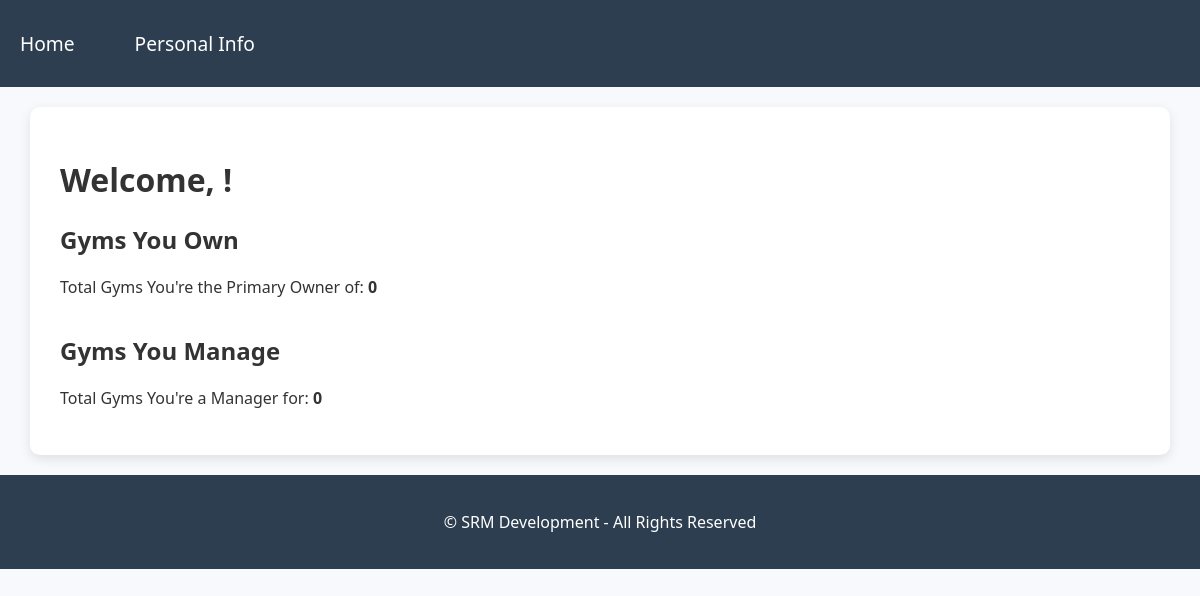
Page /gym-owner-dashboard/ (signed in) on the earlier database version.
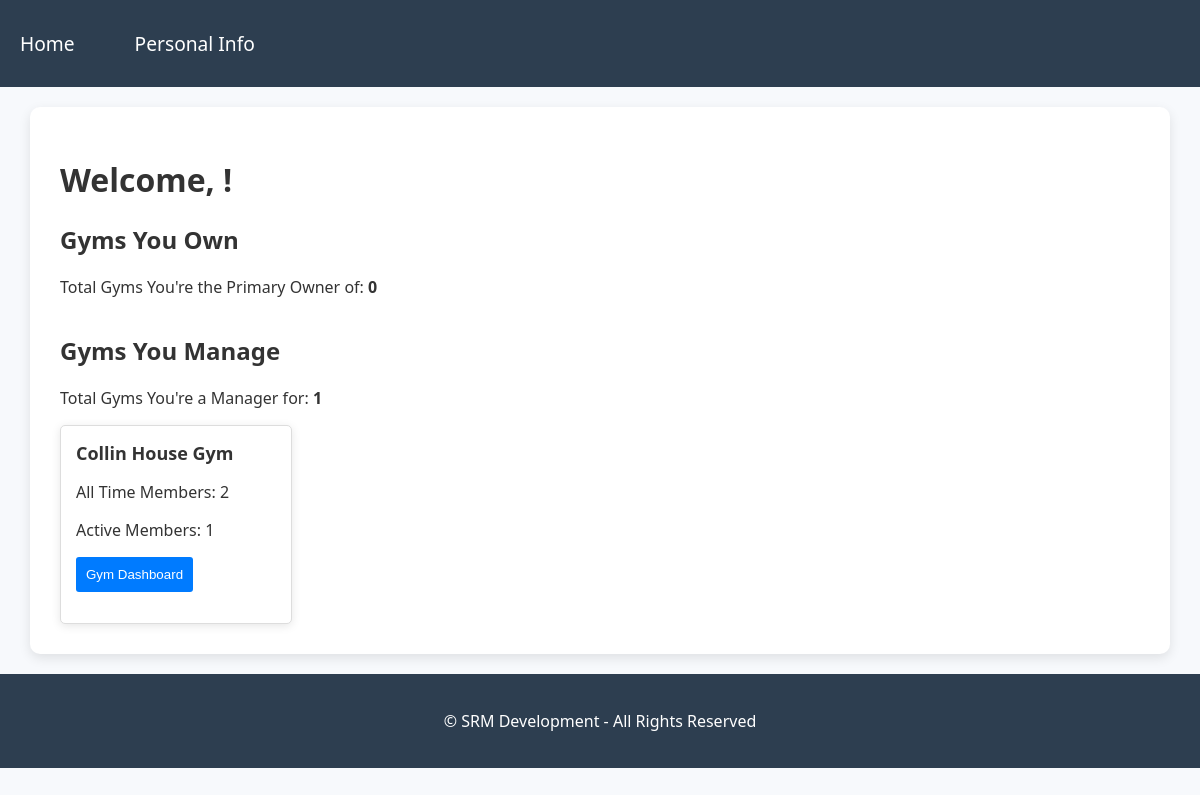
Same page on the later database version.
### core/models.py (models this page shows, shortened)
class Gym(models.Model):
    gym_id = models.AutoField(primary_key=True)
    name = models.CharField(max_length=255)
    slug = models.SlugField(unique=True, blank=True)
    address = models.TextField(blank=True, null=True)
    contact_number = models.CharField(max_length=15, null=True)
    email = models.EmailField(max_length=255, blank=True, null=True)
    owners = models.ManyToManyField(GymOwner, related_name='gyms')

### core/views.py (the view, shortened to what this page needs)
# urls.py: path('gym-owner-dashboard/', views.gym_owner_dashboard, name='gym_owner_dashboard'),
@login_required
def gym_owner_dashboard(request):
    user = request.user
    try:
        gym_owner = GymOwner.objects.get(user=user)
        primary_gyms = GymOwnership.objects.filter(owner=gym_owner, role='primary').select_related('gym')
        managed_gyms = GymOwnership.objects.filter(owner=gym_owner, role='manager').select_related('gym')
        primary_gym_data = []
        managed_gym_data = []
        for ownership in managed_gyms:
            gym = ownership.gym
            managed_gym_data.append({
                'gym_name': gym.name,
                'member_count': gym.members.count(),
                'active_members': gym.members.filter(active=True).count(),
                'gym_slug': gym.slug,
            })
        context = {
            'role': 'Gym Owner',
            'gym_owner_name': gym_owner.user.get_full_name(),
            'primary_gyms': primary_gym_data,
            'managed_gyms': managed_gym_data,
        }
        return render(request, 'gym_owner_dashboard.html', context)
    except GymOwner.DoesNotExist:
        messages.error(request, "No gym owner profile found.")
        return redirect('login')

### core/templates/gym_owner_dashboard.html (shortened to what this page needs)
{% extends 'gym_owner_base.html' %}
{% block content %}
<h1>Welcome, {{ gym_owner_name }}!</h1>
<h2>Gyms You Own</h2>
<p>Total Gyms You're the Primary Owner of: <strong>{{ primary_gyms|length }}</strong></p>
<h2>Gyms You Manage</h2>
<p>Total Gyms You're a Manager for: <strong>{{ managed_gyms|length }}</strong></p>
<div class="gym-card-container">
    {% for gym in managed_gyms %}
    <div class="gym-card">
        <strong>{{ gym.gym_name }}</strong>
        <ul>
            <li>
                <p>All Time Members: {{ gym.member_count }}</p>
            </li>
            <li>
                <p>Active Members: {{ gym.active_members }}</p>
            </li>
            <li>
                <a href="{% url 'gym_dashboard' slug=gym.gym_slug %}">
                    <button type="button">Gym Dashboard</button>
                </a>
            </li>
        </ul>
    </div>
    {% endfor %}
</div>
{% endblock %}

Differences in the rows shown:
now on this page (row edited): Gym: gym_name "Collin House Gym"
Other differences:
{{ managed_gyms|length }}: "0" → "1"
new list line: "All Time Members: 2 Active Members: 1 Gym Dashboard"
